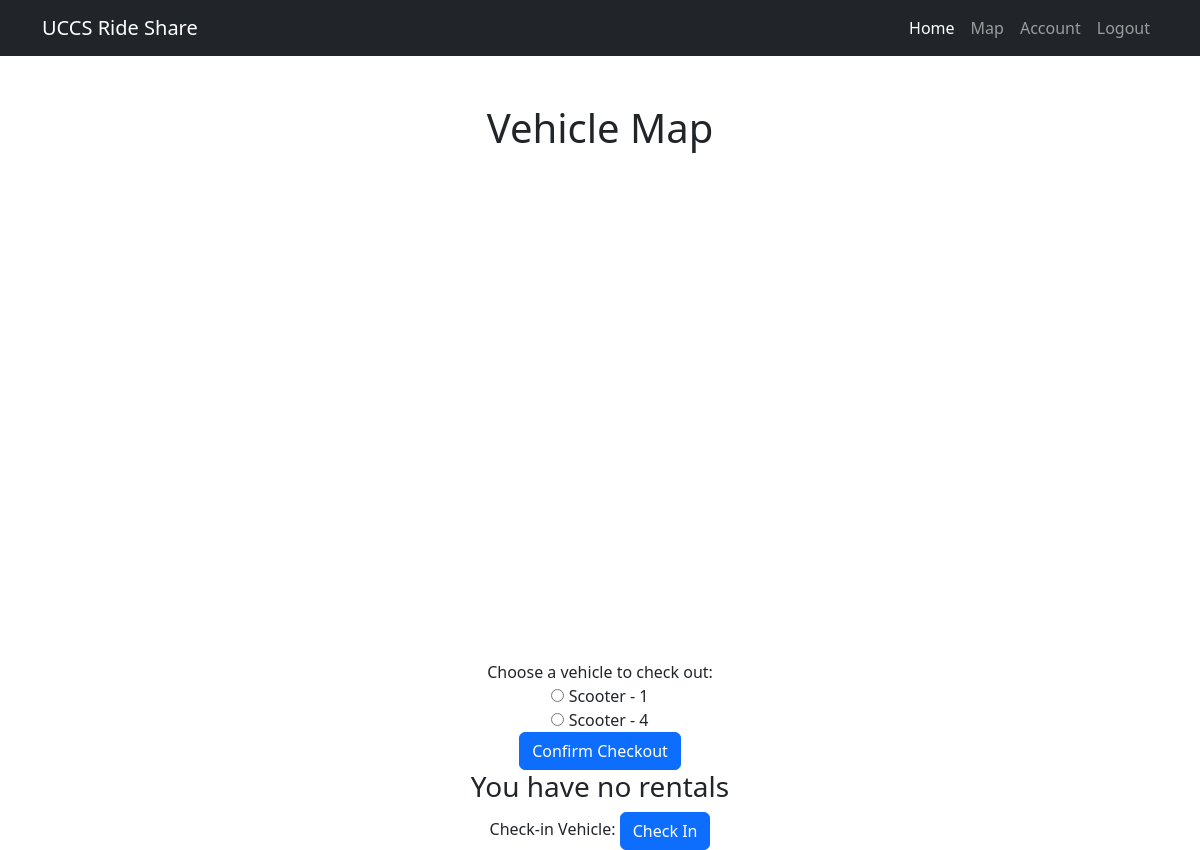
The page /vehicleMap/ (signed in) on the database its author committed.
### RideShare/modelsFolder/VehicleModel.py (models this page shows, shortened)
class Vehicle(models.Model):
    type = models.CharField(max_length=200)
    latitude = models.FloatField()
    longitude = models.FloatField()
    isAvailable = models.BooleanField(default=True)
    costPerMinute = models.DecimalField(max_digits=10, decimal_places=2, default=0.50)
    minimumCharge = models.DecimalField(max_digits=10, decimal_places=2, default=5.00)
    class Meta:
        ordering = ['type']

### RideShare/viewFolder/VehicleMapView.py (the view, shortened to what this page needs)
# urls.py: path('vehicleMap/', VehicleMapView.as_view(), name='vehicleMap'),
class VehicleMapView(View):
  template_name = 'vehicleMap.html'
  def get(self, request):
    if not request.user.is_authenticated:
      return redirect('/signin')
    context = {}
    vehicles = Vehicle.objects.all()
    """"
    serializers is not working because djangorestframework package will not install
    serialized_data = [
      VehicleSerializer(vehicle).data for vehicle in vehicles
    ]
    """
    serialized_data = [
      {"id": vehicle.id,
       "type": vehicle.type,
       "latitude": vehicle.latitude,
       "longitude": vehicle.longitude,
       "isAvailable": str("{}").format(vehicle.isAvailable)
      }
      for vehicle in vehicles
    ]
    response_data = {
      'count': len(serialized_data),
      'results': serialized_data
    }
    context['key'] = 'AIzaSyD-oTBt9sdMhCXyQqrtuok0CYvP7ev58hg'
    context['vehicles'] = vehicles
    context['response_data'] = response_data
    context['rentals'] = VehicleRental.objects.filter(user=request.user, checkinTime__isnull=True)
    context['vehicle'] = Vehicle.objects.first()
    return render(request, self.template_name, context)

### RideShare/templates/vehicleMap.html (shortened to what this page needs)
{% extends "base.html" %}
{% load static %}
{% block content %}
<h1>Vehicle Map</h1>
<link rel="stylesheet" type="text/css" href="{% static 'vehicleMap.css' %}" />
<div id="map"></div>
<form method="post" action="{% url 'vehicleMap' %}" id="checkout-form">
  <label for="vehicle_id">Choose a vehicle to check out:</label>
  <br>
  {% for vehicle in vehicles %}
  {% if vehicle.isAvailable %}
    <label>
      <input type="radio" name="vehicle_id" value="{{ vehicle.id }}">
      {{ vehicle.type }} - {{ vehicle.id }}
    </label>
    <br>
  {% endif %}
  {% endfor %}
  <button type="submit" class="btn btn-primary">Confirm Checkout</button>
</form>
{% if rentals %}
  <h2>Your Rentals:</h2>
    {% for rental in rentals %}
      <label>{{ rental.vehicle.type }} - {{ rental.vehicle.id }}: {{ rental.checkoutTime }}</label>
      <br>
    {% endfor %}
{% else %}
<h3>You have no rentals</h3>
{% endif %}
<form method="post" action="{% url 'check_in' %}" id="checkin-form">
  <label for="checkin_location">Check-in Vehicle:</label>
  <button type="submit" class="btn btn-primary">Check In</button>
</form>
{% endblock %}

### RideShare/static/vehicleMap.css (style rules this page uses)
#map { height: 500px; }
html, body { height: 100%; margin: 0; padding: 0; }

### rows shown on the page
Vehicle: type "Scooter", id "1"
Vehicle: type "Scooter", id "4"
